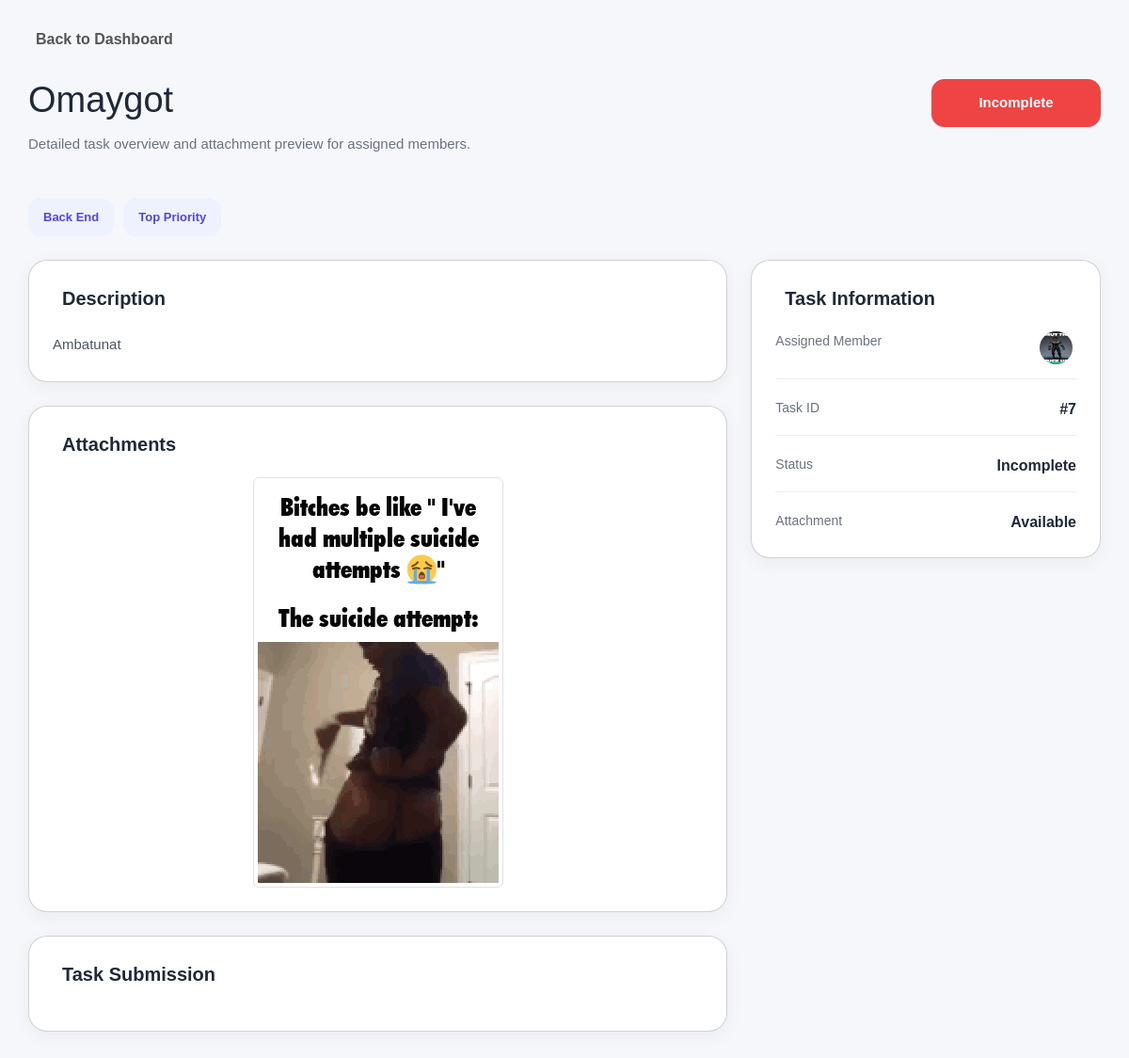
Screenshot of /pages/tasks/task.view.php?id=7 with the database file from the repository.
### tables this page shows
CREATE TABLE `tasks_tbl` (
  `task_id` int(11) NOT NULL AUTO_INCREMENT,
  `task_name` varchar(100) NOT NULL,
  `task_description` varchar(100) NOT NULL,
  `task_status` int(11) NOT NULL DEFAULT 1,
  `task_attachment` varchar(255) DEFAULT NULL,
  `task_submit` varchar(255) DEFAULT NULL,
  `submission_text` text DEFAULT NULL,
  `submitted_by` varchar(255) DEFAULT '',
  `submitted_at` datetime DEFAULT NULL,
  PRIMARY KEY (`task_id`)
);

CREATE TABLE `task_tags_tbl` (
  `task_id` int(11) NOT NULL,
  `tag_id` int(11) NOT NULL,
  KEY `task_tag_tbl_tasks_tbl_FK` (`task_id`),
  KEY `task_tag_tbl_tags_tbl_FK` (`tag_id`),
  CONSTRAINT `task_tag_tbl_tags_tbl_FK` FOREIGN KEY (`tag_id`) REFERENCES `tags_tbl` (`tag_id`) ON DELETE CASCADE,
  CONSTRAINT `task_tag_tbl_tasks_tbl_FK` FOREIGN KEY (`task_id`) REFERENCES `tasks_tbl` (`task_id`) ON DELETE CASCADE
);

CREATE TABLE `tags_tbl` (
  `tag_id` int(11) NOT NULL AUTO_INCREMENT,
  `tag` varchar(255) NOT NULL,
  PRIMARY KEY (`tag_id`)
);

CREATE TABLE `task_members_tbl` (
  `task_id` int(11) NOT NULL,
  `user_id` int(11) NOT NULL,
  KEY `task_members_tbl_users_tbl_FK` (`user_id`),
  KEY `task_members_tbl_tasks_tbl_FK` (`task_id`),
  CONSTRAINT `task_members_tbl_tasks_tbl_FK` FOREIGN KEY (`task_id`) REFERENCES `tasks_tbl` (`task_id`) ON DELETE CASCADE,
  CONSTRAINT `task_members_tbl_users_tbl_FK` FOREIGN KEY (`user_id`) REFERENCES `users_tbl` (`user_id`) ON DELETE CASCADE
);

CREATE TABLE `users_tbl` (
  `user_id` int(11) NOT NULL AUTO_INCREMENT,
  `full_name` varchar(100) NOT NULL,
  `username` varchar(100) NOT NULL,
  `email` varchar(100) NOT NULL,
  `password` varchar(100) NOT NULL,
  `role` int(11) NOT NULL DEFAULT 2,
  `bio` varchar(255) DEFAULT NULL,
  `profile` varchar(255) DEFAULT NULL,
  PRIMARY KEY (`user_id`)
);

### includes/utils/user.utils.php (called while the page is built, shortened)
<?php
function get_user_profile_image($conn, $user_id) : string {
    $all_users = mysqli_query($conn, "SELECT * FROM users_tbl WHERE user_id = '$user_id'");
    $user = mysqli_fetch_array($all_users);
    return "/task_management/uploads/profiles/" . $user['profile'];
}

### pages/tasks/task.view.php (the view, shortened to what this page needs)
<?php
require_once "../../includes/conn.php";
include_once "../../includes/utils/user.utils.php";
include_once "../../includes/utils/file.utils.php";
$task_id = mysqli_real_escape_string($conn, $_GET['id']);
$query = mysqli_query($conn, "
    SELECT tasks_tbl.*
    FROM tasks_tbl
    WHERE task_id = '$task_id'
");
$task = mysqli_fetch_assoc($query);
switch ($task['task_status']) {
    case 4:
        $statusText = "Incomplete";
        $statusClass = "urgent";
        break;
}
?>
<!DOCTYPE html>
<html lang="en">
<head>
    <link rel="stylesheet" href="../../assets/css/bootstrap.min.css" />
    <link rel="stylesheet"
        href="https://cdnjs.cloudflare.com/ajax/libs/line-awesome/1.3.0/line-awesome/css/line-awesome.min.css">
</head>
<body>
    <div class="wrapper">
        <div class="topbar">
            <a href="../dashboard/dashboard.php" class="back-btn">
                <i class="las la-arrow-left"></i> Back to Dashboard
            </a>
        </div>
        <div class="header">
            <div class="title-area">
                <h1><?php echo htmlspecialchars($task['task_name']); ?></h1>
                <p>Detailed task overview and attachment preview for assigned members.</p>
            </div>
            <div class="status-badge <?php echo $statusClass; ?>">
                <?php echo $statusText; ?>
            </div>
        </div>
        <div class="tags">
            <?php
            $select_task_tags = mysqli_query($conn, "SELECT * FROM task_tags_tbl LEFT JOIN tags_tbl ON tags_tbl.tag_id = task_tags_tbl.tag_id WHERE task_id = '$task_id'");
            while ($tag = mysqli_fetch_array($select_task_tags)) {
                ?>
                <div class="tag"><?php echo $tag['tag']; ?></div>
                <?php
            }
            ?>
        </div>
        <div class="content-grid">
            <div>
                <div class="card">
                    <div class="card-title">
                        <i class="las la-file-alt"></i> Description
                    </div>
                    <div class="description">
                        <?php echo nl2br(htmlspecialchars($task['task_description'])); ?>
                    </div>
                </div>
                <div class="card">
                    <div class="card-title">
                        <i class="las la-paperclip"></i> Attachments
                    </div>
                    <?php echo preview_file($task['task_attachment'], '/task_management/uploads/attachments/'); ?>
                </div>
                <div class="card">
                    <div class="card-title">
                        <i class="las la-upload"></i> Task Submission
                    </div>
                </div>
            </div>
            <div>
                <div class="card">
                    <div class="card-title">
                        <i class="las la-info-circle"></i> Task Information
                    </div>
                    <div class="info-list">
                        <div class="info-item">
                            <div class="info-label">Assigned Member</div>
                            <div class="info-value">
                                <div class="d-flex align-items-center">
                                    <?php
                                    $select_members = mysqli_query($conn, "
                                        SELECT * FROM task_members_tbl
                                        LEFT JOIN users_tbl ON users_tbl.user_id = task_members_tbl.user_id
                                        WHERE task_id = '$task_id'
                                    ");
                                    $members_num = mysqli_num_rows($select_members);
                                    if ($members_num != 0) {
                                        while ($row = mysqli_fetch_array($select_members)) {
                                            ?>
                                            <div class="text-center mx-1">
                                                <img class="rounded-circle"
                                                    src="<?php echo get_user_profile_image($conn, $row['user_id']); ?>"
                                                    alt="<?php echo $row['full_name']; ?>"
                                                    title="<?php echo $row['full_name']; ?>" style="width:35px; height:35px;">
                                            </div>
                                            <?php
                                        }
                                    } else {
                                        echo 'No Assignees';
                                    }
                                    ?>
                                </div>
                            </div>
                        </div>
                        <div class="info-item">
                            <div class="info-label">Task ID</div>
                            <div class="info-value">#<?php echo $task['task_id']; ?></div>
                        </div>
                        <div class="info-item">
                            <div class="info-label">Status</div>
                            <div class="info-value"><?php echo $statusText; ?></div>
                        </div>
                        <div class="info-item">
                            <div class="info-label">Attachment</div>
                            <div class="info-value">
                                <?php echo !empty($task['task_attachment']) ? 'Available' : 'None'; ?>
                            </div>
                        </div>
                    </div>
                </div>
            </div>
        </div>
    </div>
</body>
</html>

### includes/utils/file.utils.php (shortened to what this page needs)
<?php
function preview_file($file, $folder_path) {
        ?>
        <?php
    $allowed_img_files = [
        'jpg',
        'jpeg',
        'png',
        'gif'
    ];
    $allowed_files = [
        'pdf',
        'doc',
        'docx',
        'xls',
        'xlsx'
    ];
    $file_path = $folder_path . $file;
    $extension = strtolower(pathinfo($file, PATHINFO_EXTENSION));
    if (in_array($extension, $allowed_img_files) || in_array($extension, $allowed_files)) {
        if (in_array($extension, $allowed_img_files)) {
            ?>
            <img class="img-thumbnail mx-auto d-block" src="<?php echo $file_path; ?>" style="height: 50%; width 50%;">
            <?php
        } else if (in_array($extension, $allowed_files)) {
            ?>
            <a href="<?php echo $file_path; ?>" target="_blank"
                class="btn btn-success">
                View Attachment
            </a>
            <?php
        }
    }
}
?>

### pages/tasks/task.view.php (style rules this page uses)
* { margin: 0; padding: 0; box-sizing: border-box; }
body { font-family: Arial, Helvetica, sans-serif; background: #f5f7fb; color: #1f2937; }
.wrapper { max-width: 1400px; margin: auto; padding: 30px; }
.topbar { display: flex; justify-content: space-between; align-items: center; margin-bottom: 30px; }
.back-btn { text-decoration: none; color: #555; font-weight: 600; display: flex; align-items: center; gap: 8px; }
.header { display: flex; justify-content: space-between; align-items: flex-start; gap: 20px; margin-bottom: 30px; flex-wrap: wrap; }
.title-area h1 { font-size: 38px; margin-bottom: 10px; }
.title-area p { color: #6b7280; font-size: 15px; line-height: 1.7; }
.status-badge { padding: 14px 24px; border-radius: 14px; color: #fff; font-weight: bold; font-size: 15px; min-width: 180px; text-align: center; }
.urgent { background: #ef4444; }
.tags { display: flex; gap: 10px; flex-wrap: wrap; margin-bottom: 25px; }
.tag { background: #eef2ff; color: #4f46e5; padding: 10px 16px; border-radius: 12px; font-size: 13px; font-weight: 600; }
.content-grid { display: grid; grid-template-columns: 2fr 1fr; gap: 25px; }
.card { background: #fff; border-radius: 20px; padding: 25px; box-shadow: 0 5px 20px rgba(0, 0, 0, 0.05); margin-bottom: 25px; }
.card-title { display: flex; align-items: center; gap: 10px; margin-bottom: 20px; font-size: 20px; font-weight: bold; }
.description { line-height: 1.9; color: #4b5563; font-size: 15px; }
.info-list { display: flex; flex-direction: column; gap: 20px; }
.info-item { display: flex; justify-content: space-between; gap: 15px; border-bottom: 1px solid #eee; padding-bottom: 15px; }
.info-item:last-child { border: none; padding-bottom: 0; }
.info-label { color: #6b7280; font-size: 14px; }
.info-value { font-weight: 600; text-align: right; }

### rows the page displays
tasks_tbl: task_name "Omaygot", task_status "Incomplete", task_description "Ambatunat", task_attachment (picture), task_id "7"
task_tags_tbl: tag.tag "Back End"
task_tags_tbl: tag.tag "Top Priority"
task_members_tbl: user.profile (picture)
